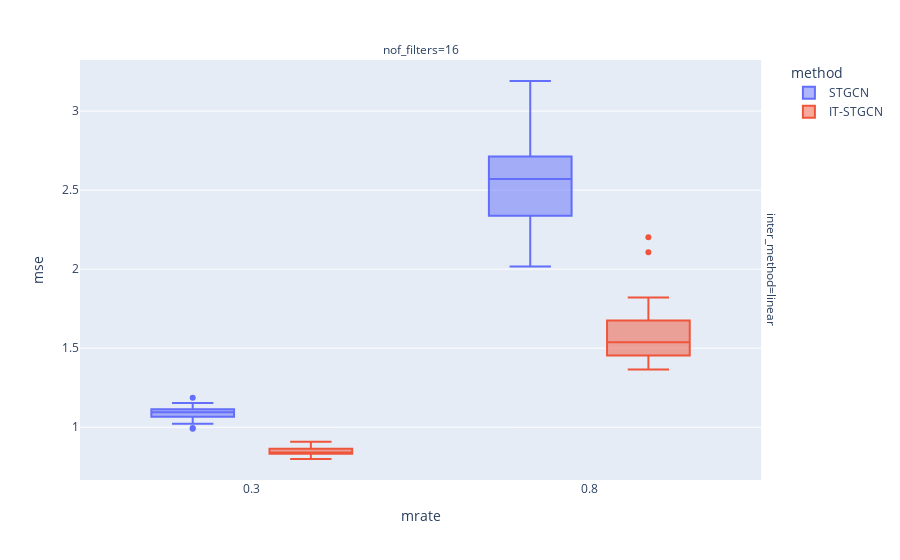

Notebook source saved alongside this figure:
### Markdown cell above
## Random

### Code cell
data.query("method!='GNAR' and mtype =='rand'").plot.box(backend='plotly',x='mrate',color='method',y='mse',facet_col='nof_filters',facet_row='inter_method',height=800)

### Figure 1 — Plotly figure (JSON) as saved in the notebook; plotly's stock layout.template omitted (floating-point values rounded to 4 significant figures)
{"data": [{"alignmentgroup": "True", "hovertemplate": "method=STGCN<br>inter_method=linear<br>nof_filters=16<br>mrate=%{x}<br>mse=%{y}<extra></extra>", "legendgroup": "STGCN", "marker": {"color": "#636efa"}, "name": "STGCN", "notched": false, "offsetgroup": "STGCN", "orientation": "v", "showlegend": true, "type": "box", "x": [0.3, 0.8, 0.3, 0.8, 0.3, 0.8, 0.3, 0.8, 0.3, 0.8, 0.3, 0.8, 0.3, 0.8, 0.3, 0.8, 0.3, 0.8, 0.3, 0.8, 0.3, 0.8, 0.3, 0.8, 0.3, 0.8, 0.3, 0.8, 0.3, 0.8, 0.3, 0.8, 0.3, 0.8, 0.3, 0.8, 0.3, 0.8, 0.3, 0.8, 0.3, 0.8, 0.3, 0.8, 0.3, 0.8, 0.3, 0.8, 0.3, 0.8, 0.3, 0.8, 0.3, 0.8, 0.3, 0.8, 0.3, 0.8, 0.3, 0.8], "x0": " ", "xaxis": "x", "y": [1.187, 2.146, 1.088, 2.708, 1.052, 3.19, 1.124, 2.158, 1.124, 2.552, 1.112, 2.493, 1.105, 2.363, 1.125, 2.017, 1.078, 2.815, 1.07, 2.641, 1.107, 2.722, 1.153, 2.462, 1.071, 2.643, 1.029, 2.162, 0.9906, 2.745, 1.066, 2.702, 1.1, 2.712, 1.127, 2.353, 1.072, 2.621, 1.08, 2.437, 1.023, 2.269, 1.151, 2.613, 1.093, 3.007, 1.046, 2.426, 1.097, 2.75, 1.113, 2.153, 1.113, 2.589, 1.022, 2.338, 1.108, 2.069, 0.9944, 3.011], "y0": " ", "yaxis": "y"}, {"alignmentgroup": "True", "hovertemplate": "method=IT-STGCN<br>inter_method=linear<br>nof_filters=16<br>mrate=%{x}<br>mse=%{y}<extra></extra>", "legendgroup": "IT-STGCN", "marker": {"color": "#EF553B"}, "name": "IT-STGCN", "notched": false, "offsetgroup": "IT-STGCN", "orientation": "v", "showlegend": true, "type": "box", "x": [0.3, 0.8, 0.3, 0.8, 0.3, 0.8, 0.3, 0.8, 0.3, 0.8, 0.3, 0.8, 0.3, 0.8, 0.3, 0.8, 0.3, 0.8, 0.3, 0.8, 0.3, 0.8, 0.3, 0.8, 0.3, 0.8, 0.3, 0.8, 0.3, 0.8, 0.3, 0.8, 0.3, 0.8, 0.3, 0.8, 0.3, 0.8, 0.3, 0.8, 0.3, 0.8, 0.3, 0.8, 0.3, 0.8, 0.3, 0.8, 0.3, 0.8, 0.3, 0.8, 0.3, 0.8, 0.3, 0.8, 0.3, 0.8, 0.3, 0.8], "x0": " ", "xaxis": "x", "y": [0.8896, 1.408, 0.8289, 1.624, 0.8191, 1.74, 0.85, 1.368, 0.829, 1.463, 0.8529, 1.458, 0.9032, 1.715, 0.8337, 1.547, 0.837, 1.518, 0.8559, 1.465, 0.8771, 1.382, 0.8231, 1.534, 0.8331, 1.643, 0.8343, 2.106, 0.9088, 1.541, 0.863, 1.432, 0.8412, 1.741, 0.8345, 1.602, 0.8378, 1.484, 0.8319, 2.202, 0.8033, 1.454, 0.8628, 1.653, 0.7989, 1.485, 0.8637, 1.82, 0.9068, 1.62, 0.8961, 1.439, 0.8138, 1.382, 0.8597, 1.366, 0.9042, 1.676, 0.8319, 1.697], "y0": " ", "yaxis": "y"}], "layout": {"annotations": [{"font": {}, "showarrow": false, "text": "nof_filters=16", "x": 0.49, "xanchor": "center", "xref": "paper", "y": 1, "yanchor": "bottom", "yref": "paper"}, {"font": {}, "showarrow": false, "text": "inter_method=linear", "textangle": 90, "x": 0.98, "xanchor": "left", "xref": "paper", "y": 0.5, "yanchor": "middle", "yref": "paper"}], "autosize": true, "boxmode": "group", "legend": {"title": {"text": "method"}, "tracegroupgap": 0}, "margin": {"t": 60}, "xaxis": {"anchor": "y", "autorange": true, "domain": [0, 0.98], "range": [0.04831, 1.052], "title": {"text": "mrate"}, "type": "linear"}, "yaxis": {"anchor": "x", "autorange": true, "domain": [0, 1], "range": [0.666, 3.323], "title": {"text": "mse"}, "type": "linear"}}}
